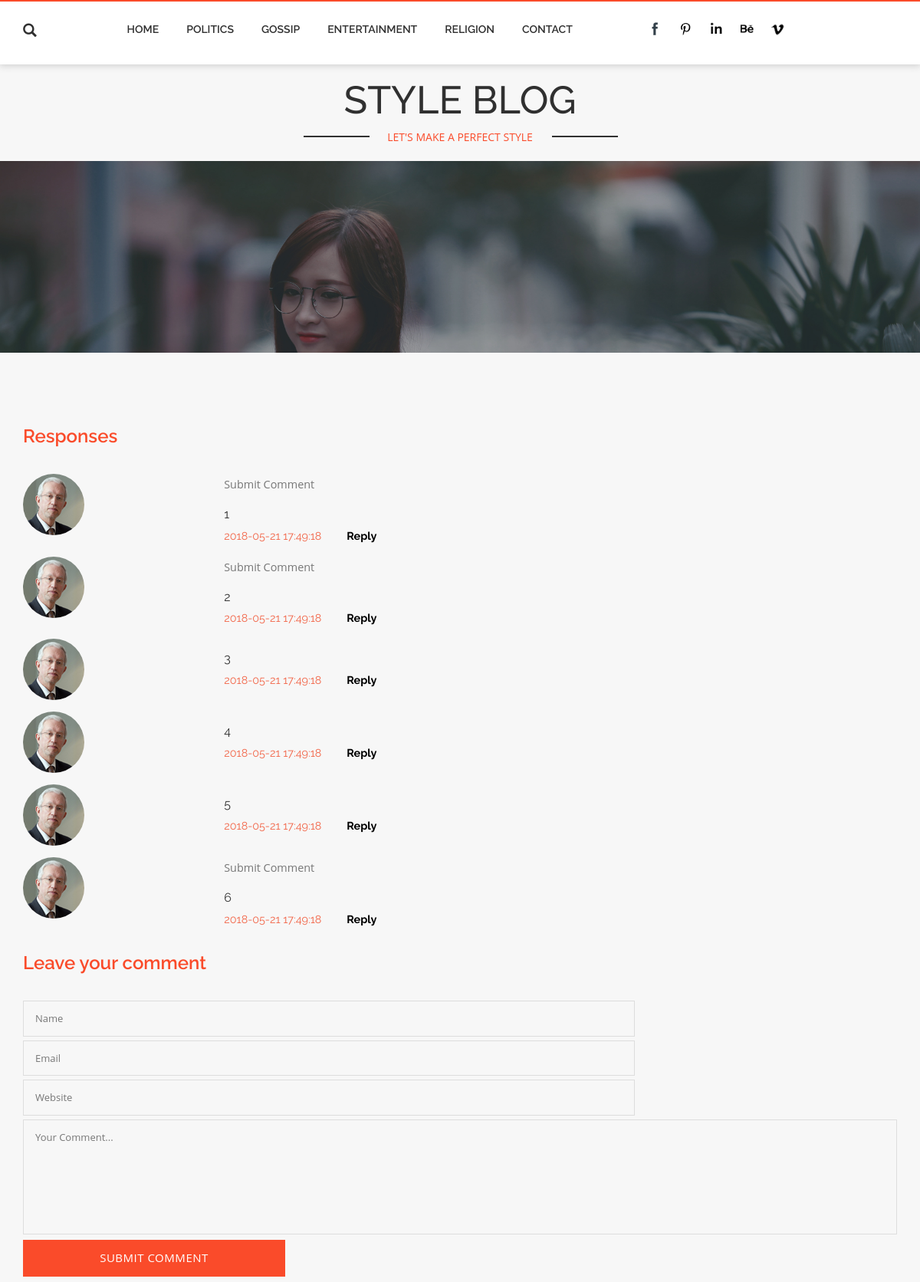
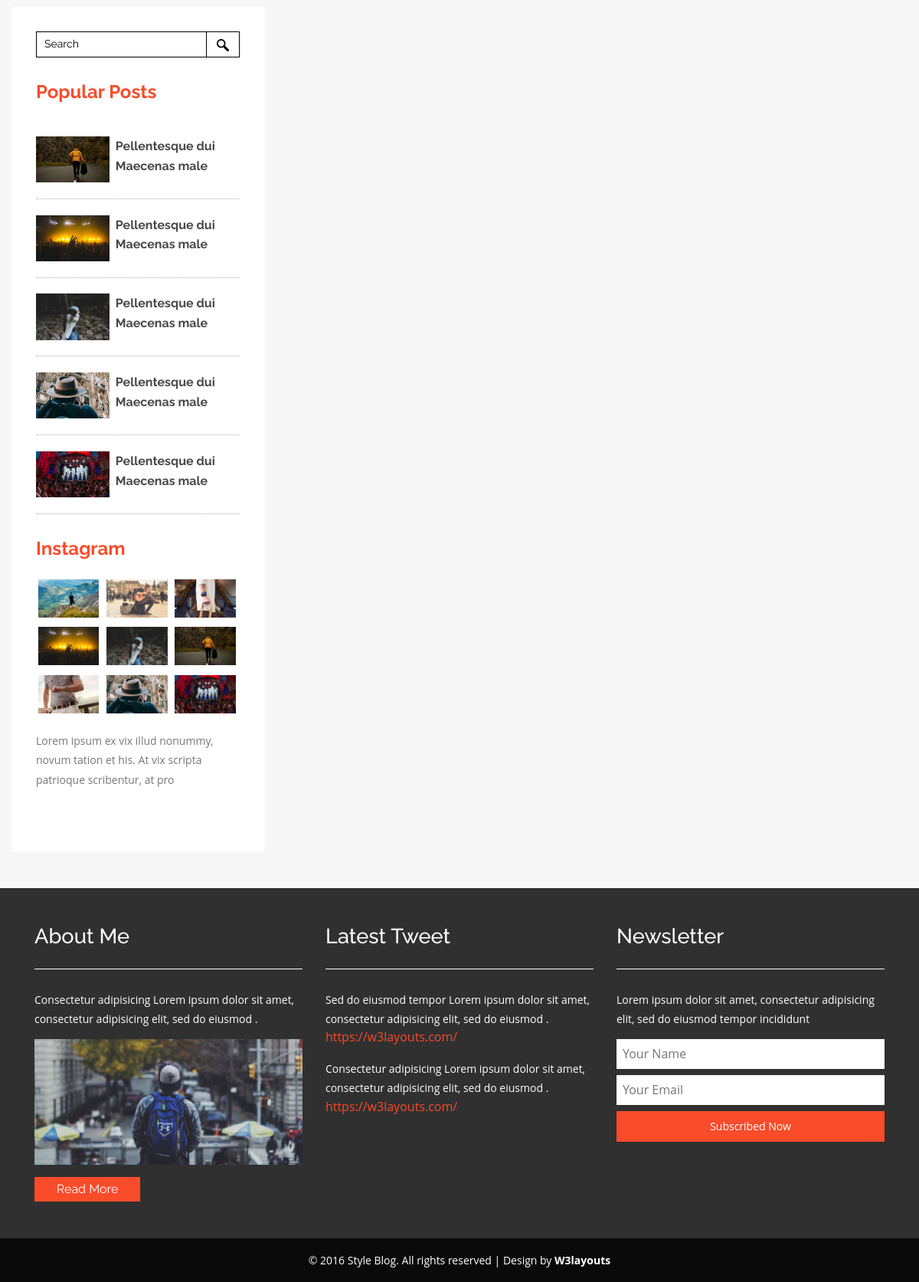
The app's page /singlepage.php with its own data (2 pictures, top to bottom).
### tables this page shows
CREATE TABLE `categorytbl` (
  `catid` int(11) NOT NULL,
  `category` text NOT NULL
);

CREATE TABLE `commenttbl` (
  `commentid` int(11) NOT NULL,
  `postid` int(11) NOT NULL,
  `name` text NOT NULL,
  `email` text NOT NULL,
  `website` text NOT NULL,
  `comment` text NOT NULL,
  `date` timestamp NOT NULL DEFAULT CURRENT_TIMESTAMP ON UPDATE CURRENT_TIMESTAMP
);

### singlepage.php (the view, shortened to what this page needs)
<?php
include('admin/dbconnect.php');
$id = $_GET['id'];
?>
<!DOCTYPE HTML>
<html>
<head>
<link href="css/bootstrap.css" rel='stylesheet' type='text/css' />
<link href="css/style.css" rel='stylesheet' type='text/css' />
</head>
<body>
<div class="header" id="ban">
		<div class="container">
			<div class="head-left">
				<div class="header-search">
						<div class="search">
							<label class="icon-search" for="search_box"><span class="glyphicon glyphicon-search" aria-hidden="true"></span></label>
						</div>
				</div>
			</div>
			<div class="header_right">
			<nav class="navbar navbar-default">
				<div class="collapse navbar-collapse nav-wil" id="bs-example-navbar-collapse-1">
					<nav class="link-effect-7" id="link-effect-7">
						<ul class="nav navbar-nav">
							<li class=""><a href="index.php">Home</a></li>
							<?php
							$qry="SELECT * FROM categorytbl";
							$run= mysqli_query($conn, $qry);
							while($row = mysqli_fetch_array($run)){
								$cid = $row['catid'];
								$cat = $row['category'];
								echo "<li><a href='page.php?id=$cid'>$cat</a></li>";
							}
							?>
							<li class=""><a href="contact.php">Contact</a></li>
						</ul>
					</nav>
				</div>
			</nav>
			</div>
			<div class="nav navbar-nav navbar-right social-icons wow fadeInRight animated animated" data-wow-delay=".5s" style="visibility: visible; animation-delay: 0.5s; animation-name: fadeInRight;">
					<ul>
						<li><a href="#"> </a></li>
						<li><a href="#" class="pin"> </a></li>
						<li><a href="#" class="in"> </a></li>
						<li><a href="#" class="be"> </a></li>
						<li><a href="#" class="vimeo"> </a></li>
					</ul>
				</div>
			<div class="clearfix"> </div>
		</div>
	</div>
	<div class="header-bottom">
		<div class="container">
			<div class="logo">
				<h1><a href="index.html">STYLE BLOG</a></h1>
				<p><label class="of"></label>LET'S MAKE A PERFECT STYLE<label class="on"></label></p>
			</div>
		</div>
	</div>
<div class="banner-1">
</div>
	<div class="technology">
	<div class="container">
						<div class='response'>
					<h4>Responses</h4>
					<?php
					$fetch="select * from commenttbl where postid='$id'";
					$run=mysqli_query($conn,$fetch);
					while($row=mysqli_fetch_array($run))
					{
						$comid=$row['commentid'];
						$date=$row['date'];
						$comment=$row['comment'];
					echo"
					<div class='media response-info'>
						<div class='media-left response-text-left'>
							<a href='#'>
								<img src='images/sin1.jpg' class='img-responsive' alt=''>
							</a>
						</div>
						<div class='media-body response-text-right'>
							<p>$comment</p>$comid
							<ul>
								<li>$date</li>
								<li><a onClick='reply()'>Reply</a></li>
							</ul>
					<DIV id='rform' style='width:100%;height:auto;display:NONE'>
							<form method='post' >
					<input type='text' value='reply ' name='rep' required=''>
						<input type='submit' name='send' value='Submit reply'>
		     	</form>
							</DIV>
					";
					?>
<?php
		echo "
						</div>
						<div class='clearfix'> </div>
					</div>
								"
							;
					}
							?>
				</div>
				<div class='coment-form'>
					<h4>Leave your comment</h4>
					<form method='post'>
						<input type='text' value='Name ' name='name' required=''>
						<input type='email' value='Email' name='mail' required=''>
						<input type='text' value='Website' name='web' required=''>
						<textarea name='comment'  required=''>Your Comment...</textarea>
						<input type='submit' name='submit' value='Submit Comment'>
		     	</form>
				</div>
			</div>
		</div>
		<div class="col-md-3 technology-right">
				<div class="blo-top1">
					<div class="tech-btm">
					<div class="search-1">
							<form action="#" method="post">
								<input type="search" name="Search" value="Search" onfocus="this.value = '';" onblur="if (this.value == '') {this.value = 'Search';}" required="">
								<input type="submit" value=" ">
							</form>
						</div>
					<h4>Popular Posts </h4>
						<div class="blog-grids">
							<div class="blog-grid-left">
								<a href="singlepage.html"><img src="images/t2.jpg" class="img-responsive" alt=""></a>
							</div>
							<div class="blog-grid-right">
								<h5><a href="singlepage.html">Pellentesque dui Maecenas male</a> </h5>
							</div>
							<div class="clearfix"> </div>
						</div>
						<div class="blog-grids">
							<div class="blog-grid-left">
								<a href="singlepage.html"><img src="images/m2.jpg" class="img-responsive" alt=""></a>
							</div>
							<div class="blog-grid-right">
								<h5><a href="singlepage.html">Pellentesque dui Maecenas male</a> </h5>
							</div>
							<div class="clearfix"> </div>
						</div>
						<div class="blog-grids">
							<div class="blog-grid-left">
								<a href="singlepage.html"><img src="images/f2.jpg" class="img-responsive" alt=""></a>
							</div>
							<div class="blog-grid-right">
								<h5><a href="singlepage.html">Pellentesque dui Maecenas male</a> </h5>
							</div>
							<div class="clearfix"> </div>
						</div>
						<div class="blog-grids">
							<div class="blog-grid-left">
								<a href="singlepage.html"><img src="images/t3.jpg" class="img-responsive" alt=""></a>
							</div>
							<div class="blog-grid-right">
								<h5><a href="singlepage.html">Pellentesque dui Maecenas male</a> </h5>
							</div>
							<div class="clearfix"> </div>
						</div>
						<div class="blog-grids">
							<div class="blog-grid-left">
								<a href="singlepage.html"><img src="images/m3.jpg" class="img-responsive" alt=""></a>
							</div>
							<div class="blog-grid-right">
								<h5><a href="singlepage.html">Pellentesque dui Maecenas male</a> </h5>
							</div>
							<div class="clearfix"> </div>
						</div>
						<div class="insta">
					<h4>Instagram</h4>
						<ul>
							<li><a href="singlepage.html"><img src="images/t1.jpg" class="img-responsive" alt=""></a></li>
							<li><a href="singlepage.html"><img src="images/m1.jpg" class="img-responsive" alt=""></a></li>
							<li><a href="singlepage.html"><img src="images/f1.jpg" class="img-responsive" alt=""></a></li>
							<li><a href="singlepage.html"><img src="images/m2.jpg" class="img-responsive" alt=""></a></li>
							<li><a href="singlepage.html"><img src="images/f2.jpg" class="img-responsive" alt=""></a></li>
							<li><a href="singlepage.html"><img src="images/t2.jpg" class="img-responsive" alt=""></a></li>
							<li><a href="singlepage.html"><img src="images/f3.jpg" class="img-responsive" alt=""></a></li>
							<li><a href="singlepage.html"><img src="images/t3.jpg" class="img-responsive" alt=""></a></li>
							<li><a href="singlepage.html"><img src="images/m3.jpg" class="img-responsive" alt=""></a></li>
						</ul>
					</div>
					<p>Lorem ipsum ex vix illud nonummy, novum tation et his. At vix scripta patrioque scribentur, at pro</p>
					<div class="twt">
						<iframe id="twitter-widget-0" scrolling="no" frameborder="0" allowtransparency="true" class="twitter-hashtag-button twitter-hashtag-button-rendered twitter-tweet-button" title="Twitter Tweet Button" src="https://platform.twitter.com/widgets/tweet_button.b7de008f493a5185d8df1aedd62d77c6.en.html#button_hashtag=TwitterStories&amp;dnt=false&amp;id=twitter-widget-0&amp;lang=en&amp;original_referer=https%3A%2F%2Fp.w3layouts.com%2Fdemos%2Fduplex%2Fweb%2F&amp;size=l&amp;time=1467721486626&amp;type=hashtag" style="position: static; visibility: visible; width: 166px; height: 28px;" data-hashtag="TwitterStories"></iframe>
					</div>
					</div>
				</div>
		</div>
		<div class="clearfix"></div>
<div class="footer">
		<div class="container">
			<div class="col-md-4 footer-left">
				<h4>About Me</h4>
				<p>Consectetur adipisicing Lorem ipsum dolor sit amet, consectetur adipisicing elit, sed do eiusmod .</p>
				<img src="images/t4.jpg" class="img-responsive" alt="">
					<div class="bht1">
						<a href="singlepage.html">Read More</a>
					</div>
			</div>
			<div class="col-md-4 footer-middle">
			<h4>Latest Tweet</h4>
			<div class="mid-btm">
				<p>Sed do eiusmod tempor Lorem ipsum dolor sit amet, consectetur adipisicing elit, sed do eiusmod .</p>
				<a href="https://w3layouts.com/">https://w3layouts.com/</a>
			</div>
				<p>Consectetur adipisicing Lorem ipsum dolor sit amet, consectetur adipisicing elit, sed do eiusmod .</p>
				<a href="https://w3layouts.com/">https://w3layouts.com/</a>
			</div>
			<div class="col-md-4 footer-right">
				<h4>Newsletter</h4>
				<p>Lorem ipsum dolor sit amet, consectetur adipisicing elit, sed do eiusmod tempor incididunt</p>
						<div class="name">
							<form action="#" method="post">
								<input type="text" placeholder="Your Name" required="">
								<input type="text" placeholder="Your Email" required="">
								<input type="submit" value="Subscribed Now">
							</form>
						</div>
			</div>
			<div class="clearfix"></div>
		</div>
	</div>
	<div class="copyright">
				<div class="container">
					<p>© 2016 Style Blog. All rights reserved | Design by <a href="http://w3layouts.com/">W3layouts</a></p>
				</div>
			</div>
</body>
</html>

### records on screen
categorytbl: category "POLITICS"
categorytbl: category "GOSSIP"
categorytbl: category "ENTERTAINMENT"
categorytbl: category "RELIGION"
commenttbl: comment "Submit Comment", commentid "1", date "2018-05-21 17:49:18"
commenttbl: comment "Submit Comment", commentid "2", date "2018-05-21 17:49:18"
commenttbl: commentid "3", date "2018-05-21 17:49:18"
commenttbl: commentid "4", date "2018-05-21 17:49:18"
commenttbl: commentid "5", date "2018-05-21 17:49:18"
commenttbl: comment "Submit Comment", commentid "6", date "2018-05-21 17:49:18"
